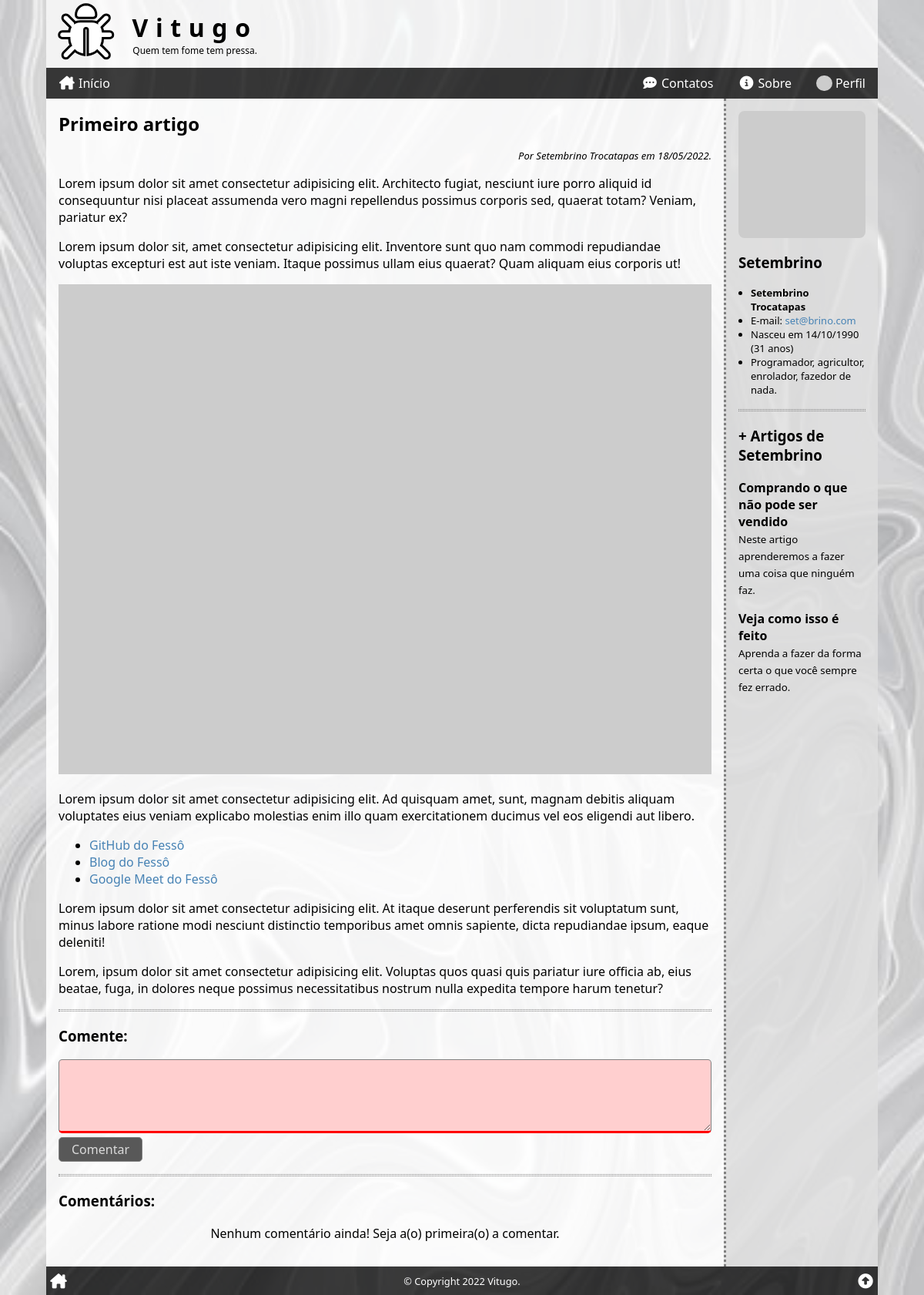
Screenshot of /ler/?id=1 (signed in) with the database file from the repository.
### tables this page shows
CREATE TABLE articles (
    art_id INT PRIMARY KEY AUTO_INCREMENT,
    art_title VARCHAR(127),
    art_intro VARCHAR(255),
    art_thumb VARCHAR(255),
    art_content TEXT,
    art_author INT,
    art_date TIMESTAMP DEFAULT CURRENT_TIMESTAMP,
    art_views INT DEFAULT '0',
    art_status ENUM('on', 'off', 'deleted') DEFAULT 'on',
    FOREIGN KEY (art_author) REFERENCES users (user_id)
);

CREATE TABLE users (
    user_id INT PRIMARY KEY AUTO_INCREMENT,
    user_name VARCHAR(255),
    user_email VARCHAR(255),
    user_birth DATE,
    user_photo VARCHAR(255),
    user_date TIMESTAMP DEFAULT CURRENT_TIMESTAMP,
    user_profile TEXT,
    user_password VARCHAR(255),
    user_type ENUM('user', 'author', 'admin') DEFAULT 'user',
    user_status ENUM('on', 'off', 'deleted') DEFAULT 'on'
);

### _config.php (called while the page is built, shortened)
<?php
function get_years_old($birth)
{
    $n = array(date('Y'), date('m'), date('d'));
    $b = explode('-', $birth);
    $yo = $n[0] - $b[0];
    if ($n[1] < $b[1]) {
        $yo--;
    } elseif ($n[1] == $b[1] and $n[2] <= $b[2]) {
        $yo--;
    }
    return $yo;
}

### ler/index.php (the view, shortened to what this page needs)
<?php
require($_SERVER['DOCUMENT_ROOT'] . '/_config.php');
$comment_list = '';
if (isset($_GET['id'])) $id = intval($_GET['id']);
else $id = 0;
$sql = <<<SQL
SELECT *,
	    -- DATE_FORMAT(art_date, '%d/%m/%Y às %H:%i') AS date_br,
        DATE_FORMAT(art_date, '%d/%m/%Y') AS date_br,
        DATE_FORMAT(user_birth, '%d/%m/%Y') AS birth_br
    FROM `articles`
INNER JOIN `users` ON art_author = user_id
WHERE art_id = '{$id}'
    AND art_status = 'on'
    AND art_date <= NOW();
SQL;
$res = $conn->query($sql);
$artigo = $res->fetch_assoc();
$html_article = <<<HTML
<h2>{$artigo['art_title']}</h2>
<div class="author-date">
    Por {$artigo['user_name']} em {$artigo['date_br']}.
</div>
<div>{$artigo['art_content']}</div>
HTML;
$nome = explode(' ', $artigo['user_name'])[0];
$idade = get_years_old($artigo['user_birth']);
$html_author = <<<HTML
<div class="author-meta">
    <img src="{$artigo['user_photo']}" alt="{$artigo['user_name']}">
    <h3>{$nome}</h3>
    <ul>
        <li><strong>{$artigo['user_name']}</strong></li>
        <li>E-mail: <a href="mailto:{$artigo['user_email']}" target="_blank">{$artigo['user_email']}</a></li>
        <li>Nasceu em {$artigo['birth_br']} ({$idade} anos)</li>
        <li>{$artigo['user_profile']}</li>
    </ul>
</div>
HTML;
$sql = <<<SQL
SELECT art_id, art_title, art_intro
FROM `articles`
WHERE art_author = '{$artigo['user_id']}'
    AND art_id != '{$artigo['art_id']}'
	AND art_status = 'on'
    AND art_date <= NOW()
ORDER BY RAND()
LIMIT 4;
SQL;
$res = $conn->query($sql);
if ($res->num_rows > 0) :
    $html_author .= <<<HTML
<div class="author-articles">
    <hr class="divider">
    <h3>+ Artigos de {$nome}</h3>
HTML;
    while ($mais_artigos = $res->fetch_assoc()) :
        $html_author .= <<<HTML
    <div class="author-article" onclick="location.href='/ler/?id={$mais_artigos['art_id']}'">
        <h4>{$mais_artigos['art_title']}</h4>
        <small>{$mais_artigos['art_intro']}</small>
    </div>
HTML;
    endwhile;
    $html_author .= "</div>";
endif;
$sql = <<<SQL
SELECT comments.*, users.user_name, users.user_photo,
DATE_FORMAT(cmt_date, '%d/%m/%Y às %H:%i') AS cmt_date_br
 FROM comments
 INNER JOIN users ON cmt_author = user_id
WHERE cmt_article = '{$id}'
AND cmt_status = 'on'
ORDER BY cmt_date DESC;
SQL;
$res = $conn->query($sql);
if ($res->num_rows > 0) :
    while ($cmt = $res->fetch_assoc()) :
        $comment_list .= <<<HTML
     <div class="comment">
        <div class="comment-meta">
            Por {$cmt['user_name']} em {$cmt['cmt_date_br']}.
        </div>
        {$cmt['cmt_comment']}
     </div>
HTML;
    endwhile;
else :
    $comment_list = '<p class="text-center">Nenhum comentário ainda! Seja a(o) primeira(o) a comentar.</p>';
endif;
if (isset($_COOKIE['user']))
    $comment_form = true;
else
    $comment_form = false;
require($_SERVER['DOCUMENT_ROOT'] . '/_header.php');
?>
<section>
    <?php
    echo $html_article;
    ?>
    <hr class="divider">
    <?php if ($comment_form) : ?>
        <h3>Comente:</h3>
        <form action="<?php echo htmlspecialchars($_SERVER["PHP_SELF"]) . '?id=' . $id; ?>" method="post">
            <p>
                <textarea name="comment" id="comment" required></textarea>
                <button type="submit">Comentar</button>
            </p>
        </form>
        <hr class="divider">
    <?php endif; ?>
    <h3>Comentários:</h3>
    <?php echo $comment_list; ?>
</section>
<aside>
    <?php
    echo $html_author;
    ?>
</aside>
<?php
require($_SERVER['DOCUMENT_ROOT'] . '/_footer.php');

### ler/style.css (style rules this page uses)
.author-date { margin-top: 1rem; font-size: small; text-align: right; font-style: italic; }
section img { width: 100%; max-width: auto; }
.author-meta img { display: block; width: 100%; max-width: 200px; margin: auto; border-radius: .5rem; }
.author-meta ul { font-size: small; margin: 0; padding-left: 1rem; }
.author-article { cursor: pointer; margin-bottom: 1rem; }
.author-article:last-child { margin-bottom: 0; }
.author-article h4 { margin: 0; }

### style.css (style rules this page uses)
* { box-sizing: border-box; outline: none; transition: .2s; }
html, body { position: relative; width: 100%; height: 100%; padding: 0; margin: 0; font-family: 'Segoe UI', Tahoma, Geneva, Verdana, sans-serif; font-size: 16px; }
a { color: steelblue; text-decoration: none; }
header, nav, section, article, main, aside, footer { display: block; }
body { background-color: rgb(170, 170, 170); background-attachment: fixed; background-image: url('/img/gray_background_01.jpg'); background-position: center; background-repeat: no-repeat; background-size: cover; }
.wrap>main>section, .wrap>main>aside { padding: 1rem; }
.wrap>main>section { flex-grow: 1; background-color: rgba(255, 255, 255, .85); }
.wrap>main>aside { border-top: 3px dotted grey; background: rgba(224, 224, 224, .85); }
.wrap>main>section>h2:first-child, .wrap>main>aside>h3:first-child { margin: 0; }
.text-center { text-align: center; }
hr.divider { border: none; border-top: 1px dotted grey; border-bottom: 1px dotted grey; height: 3px; margin: 1rem 0; }
form input, form textarea, form button, form button[onclick] { font-family: inherit; font-size: inherit; padding: .25rem .5rem; border: 1px solid grey; border-radius: .3rem; }
form input, form textarea { width: 100%; }
form textarea { height: 6rem; resize: vertical; }
form button, form button[onclick] { background: steelblue; color: white; cursor: pointer; padding-left: 1rem; padding-right: 1rem; }
form input:invalid, form textarea:invalid { background: rgb(255, 207, 207); border-bottom: 3px solid red; }
form:invalid button { background: rgb(88, 88, 88); color: rgb(219, 219, 219); cursor: not-allowed; }
@media (min-width: 768px) { .wrap>main>aside { border-top: none; border-left: 3px dotted grey; flex: 0 0 200px; } }

### rows the page displays
articles: art_title "Primeiro artigo", art_author.user_name "Setembrino Trocatapas", art_content "Lorem ipsum dolor sit amet consectetur adipisicing elit. Architecto fugiat, nesciunt iure porro aliquid id consequuntur nisi placeat assumenda vero magni repellendus possimus corporis sed, quaerat totam? Veniam, pariatur ex? Lorem ipsum dolor sit, amet consectetur adipisicing elit. Inventore sunt quo nam commodi repudiandae voluptas excepturi est aut iste veniam. Itaque possimus ullam eius quaerat? Quam aliquam eius corporis ut! Lorem ipsum dolor sit amet consectetur adipisicing elit. Ad quisquam amet, sunt, magnam debitis aliquam voluptates eius veniam explicabo molestias enim illo quam exercitationem ducimus vel eos eligendi aut libero. GitHub do Fessô Blog do Fessô Google Meet do Fessô…", art_author.user_name "Setembrino", art_author.user_email "set@brino.com", art_author.user_birth "31", art_author.user_profile "Programador, agricultor, enrolador, fazedor de nada."
articles: art_title "Comprando o que não pode ser vendido", art_intro "Neste artigo aprenderemos a fazer uma coisa que ninguém faz."
articles: art_title "Veja como isso é feito", art_intro "Aprenda a fazer da forma certa o que você sempre fez errado."

### other values shown
$artigo['date_br'] "18/05/2022"
$artigo['birth_br'] "14/10/1990"
